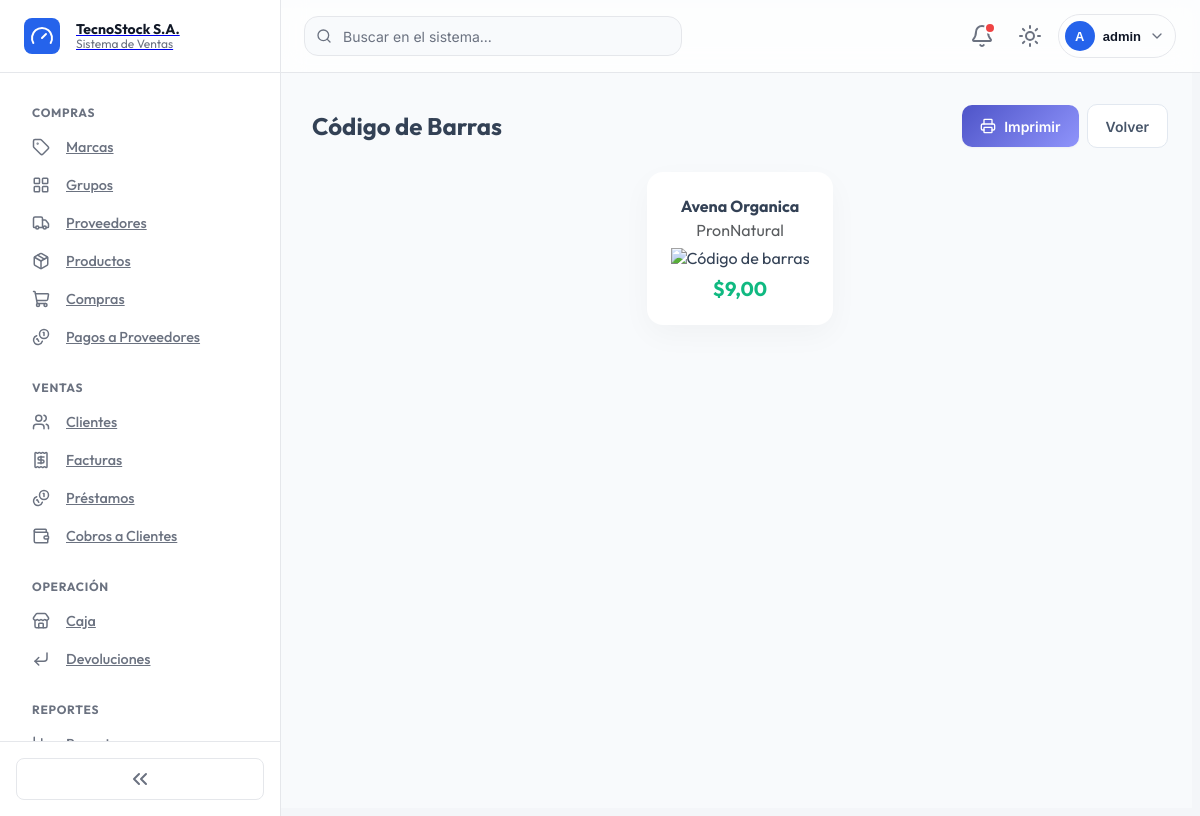
The page /products/12/barcode/print/ (signed in) on the database its author committed.
### billing/models.py (models this page shows, shortened)
class Product(models.Model):
    name = models.CharField(max_length=200, verbose_name='Nombre')
    description = models.TextField(blank=True, null=True, verbose_name='Descripción')
    brand = models.ForeignKey(Brand, on_delete=models.PROTECT, related_name='products', verbose_name='Marca')
    group = models.ForeignKey(ProductGroup, on_delete=models.PROTECT, related_name='products', verbose_name='Grupo')
    suppliers = models.ManyToManyField(Supplier, related_name='products', blank=True, verbose_name='Proveedores')
    unit_price = models.DecimalField(max_digits=12, decimal_places=2, verbose_name='Precio unitario')
    last_cost = models.DecimalField(max_digits=12, decimal_places=2, default=0, null=True, blank=True, verbose_name='Último costo de compra')
    stock = models.IntegerField(default=0, verbose_name='Stock')
    barcode = models.CharField(max_length=50, blank=True, null=True, unique=True, verbose_name='Código de barras')
    stock_minimo = models.PositiveIntegerField(default=5, verbose_name='Stock mínimo')
    fecha_vencimiento = models.DateField(null=True, blank=True, verbose_name='Fecha de vencimiento')
    is_active = models.BooleanField(default=True, verbose_name='Activo')
    image = models.ImageField(upload_to='products/', blank=True, null=True, verbose_name='Imagen')
    created_at = models.DateTimeField(auto_now_add=True)
    updated_at = models.DateTimeField(auto_now=True)
    class Meta:
        verbose_name = 'Producto'
        verbose_name_plural = 'Productos'
        ordering = ['name']
        permissions = [
            ('access_product_module', 'Acceso al módulo de productos'),
            ('export_pdf_product', 'Puede exportar productos a PDF'),
            ('export_excel_product', 'Puede exportar productos a Excel'),
        ]

class Brand(models.Model):
    name = models.CharField(max_length=100, unique=True, verbose_name='Nombre')
    description = models.TextField(blank=True, null=True, verbose_name='Descripción')
    is_active = models.BooleanField(default=True, verbose_name='Activo')
    created_at = models.DateTimeField(auto_now_add=True)
    updated_at = models.DateTimeField(auto_now=True)
    class Meta:
        verbose_name = 'Marca'
        verbose_name_plural = 'Marcas'
        ordering = ['name']
        permissions = [
            ('access_brand_module', 'Acceso al módulo de marcas'),
            ('export_pdf_brand', 'Puede exportar marcas a PDF'),
            ('export_excel_brand', 'Puede exportar marcas a Excel'),
        ]
    def __str__(self): return self.name

### billing/views.py (the view)
# urls.py: path('products/<int:pk>/barcode/print/', views.product_barcode_print, name='product_barcode_print'),
@permission_required_redirect('billing.view_product', '/products/')
def product_barcode_print(request, pk):
    product = get_object_or_404(Product, pk=pk)
    return render(request, 'billing/product_barcode_print.html', {'product': product})

### notificaciones/context_processors.py (called while the page is built)
def notificaciones(request):
    if not request.user.is_authenticated:
        return {}
    qs = Notificacion.objects.filter(
        Q(usuario=request.user) | Q(usuario__isnull=True),
        leida=False,
    )
    return {
        'notificaciones_no_leidas': qs.count(),
        'notificaciones_recientes': qs[:5],
    }

### security/templatetags/security_tags.py (called while the page is built)
@register.filter(name='has_group')
def has_group(user, group_name):
    if not user.is_authenticated:
        return False
    if user.is_superuser:
        return True
    return user.groups.filter(name=group_name).exists()

### billing/templates/billing/product_barcode_print.html (shortened to what this page needs)
{% extends 'billing/base.html' %}
{% load static %}
{% block extra_css %}
<link rel="stylesheet" href="{% static 'css/print.css' %}">
{% endblock %}
{% block content %}
<div class="list-header no-print">
  <h2>Código de Barras</h2>
  <div class="list-header-actions">
    <button type="button" class="btn btn-primary" onclick="window.print()"><i data-lucide="printer"></i>Imprimir</button>
    <a href="{% url 'billing:product_detail' product.pk %}" class="btn btn-secondary">Volver</a>
  </div>
</div>
<div class="d-flex justify-content-center">
  <div class="card barcode-label text-center">
    <div class="fw-bold mb-1">{{ product.name }}</div>
    <div class="text-muted small mb-2">{{ product.brand }}</div>
    <img src="{% url 'billing:product_barcode_image' product.pk %}" alt="Código de barras" class="img-fluid mb-2">
    <div class="fs-5 fw-bold text-success">${{ product.unit_price }}</div>
  </div>
</div>
{% endblock %}

### billing/templates/billing/base.html (shortened to what this page needs)
{% load static %}
{% load security_tags %}
<!DOCTYPE html>
<html lang="es">
<head>
  <link href="https://cdn.jsdelivr.net/npm/bootstrap@5.3.0/dist/css/bootstrap-grid.min.css" rel="stylesheet">
  <link href="https://cdn.jsdelivr.net/npm/bootstrap@5.3.0/dist/css/bootstrap-utilities.min.css" rel="stylesheet">
  <link rel="stylesheet" href="{% static 'css/tokens.css' %}">
  <link rel="stylesheet" href="{% static 'css/dark-mode.css' %}">
  <link rel="stylesheet" href="{% static 'css/base.css' %}">
  <link rel="stylesheet" href="{% static 'css/layout.css' %}">
  <link rel="stylesheet" href="{% static 'css/sidebar.css' %}">
  <link rel="stylesheet" href="{% static 'css/header.css' %}">
  <link rel="stylesheet" href="{% static 'css/cards.css' %}">
  <link rel="stylesheet" href="{% static 'css/buttons.css' %}">
  <link rel="stylesheet" href="{% static 'css/badges.css' %}">
  <link rel="stylesheet" href="{% static 'css/forms.css' %}">
  <link rel="stylesheet" href="{% static 'css/tables.css' %}">
  <link rel="stylesheet" href="{% static 'css/modals.css' %}">
  <link rel="stylesheet" href="{% static 'css/dropdowns.css' %}">
  <link rel="stylesheet" href="{% static 'css/alerts.css' %}">
  <link rel="stylesheet" href="{% static 'css/dashboard.css' %}">
  <link rel="stylesheet" href="{% static 'css/animations.css' %}">
  <link rel="stylesheet" href="{% static 'css/utilities.css' %}">
  <link rel="stylesheet" href="{% static 'css/responsive.css' %}">
  {% block extra_css %}{% endblock %}
</head>
<body>
<div class="app-shell">
  <aside class="sidebar" id="sidebar">
    <a class="sidebar-brand" href="{% url 'home' %}">
      <span class="sidebar-brand-icon"><i data-lucide="gauge"></i></span>
      <span class="sidebar-brand-text">
        <strong>TecnoStock S.A.</strong>
        <span>Sistema de Ventas</span>
      </span>
    </a>
    <nav class="sidebar-nav">
      {% if user.is_authenticated %}
        {% if user|has_group:'Analista de Compras' or user|has_group:'Administrador' %}
        <div class="nav-group">
          <div class="nav-group-title">Compras</div>
          <div class="nav-group-items">
            <a class="nav-item-link{% if request.resolver_match.url_name == 'brand_list' %} active{% endif %}" href="{% url 'billing:brand_list' %}" data-label="Marcas"><i data-lucide="tag"></i><span class="nav-item-label">Marcas</span></a>
            <a class="nav-item-link" href="{% url 'billing:productgroup_list' %}" data-label="Grupos"><i data-lucide="layout-grid"></i><span class="nav-item-label">Grupos</span></a>
            <a class="nav-item-link" href="{% url 'billing:supplier_list' %}" data-label="Proveedores"><i data-lucide="truck"></i><span class="nav-item-label">Proveedores</span></a>
            <a class="nav-item-link" href="{% url 'billing:product_list' %}" data-label="Productos"><i data-lucide="package"></i><span class="nav-item-label">Productos</span></a>
            <a class="nav-item-link" href="{% url 'purchasing:purchase_list' %}" data-label="Compras"><i data-lucide="shopping-cart"></i><span class="nav-item-label">Compras</span></a>
            <a class="nav-item-link" href="{% url 'pagos:purchase_pending_list' %}" data-label="Pagos a Proveedores"><i data-lucide="coins"></i><span class="nav-item-label">Pagos a Proveedores</span></a>
          </div>
        </div>
        {% endif %}
        {% if user|has_group:'Vendedor' or user|has_group:'Administrador' %}
        <div class="nav-group">
          <div class="nav-group-title">Ventas</div>
          <div class="nav-group-items">
            <a class="nav-item-link" href="{% url 'billing:customer_list' %}" data-label="Clientes"><i data-lucide="users"></i><span class="nav-item-label">Clientes</span></a>
            <a class="nav-item-link" href="{% url 'billing:invoice_list' %}" data-label="Facturas"><i data-lucide="receipt"></i><span class="nav-item-label">Facturas</span></a>
            <a class="nav-item-link" href="{% url 'RRHumanos:prestamo_list' %}" data-label="Préstamos"><i data-lucide="coins"></i><span class="nav-item-label">Préstamos</span></a>
            <a class="nav-item-link" href="{% url 'cobros:invoice_pending_list' %}" data-label="Cobros a Clientes"><i data-lucide="wallet"></i><span class="nav-item-label">Cobros a Clientes</span></a>
          </div>
        </div>
        {% endif %}
        {% if user|has_group:'Vendedor' or user|has_group:'Cajero' or user|has_group:'Administrador' %}
        <div class="nav-group">
          <div class="nav-group-title">Operación</div>
          <div class="nav-group-items">
            <a class="nav-item-link" href="{% url 'caja:caja_historial' %}" data-label="Caja"><i data-lucide="store"></i><span class="nav-item-label">Caja</span></a>
            <a class="nav-item-link{% if request.resolver_match.url_name == 'devolucion_list' %} active{% endif %}" href="{% url 'devoluciones:devolucion_list' %}" data-label="Devoluciones"><i data-lucide="corner-down-left"></i><span class="nav-item-label">Devoluciones</span></a>
          </div>
        </div>
        {% endif %}
        {% if user|has_group:'Administrador' or user|has_group:'Contador' %}
        <div class="nav-group">
          <div class="nav-group-title">Reportes</div>
          <div class="nav-group-items">
            <a class="nav-item-link" href="{% url 'reportes:reporte_index' %}" data-label="Reportes"><i data-lucide="bar-chart-3"></i><span class="nav-item-label"></span></a>
          </div>
        </div>
        {% endif %}
      {% endif %}
    </nav>
    <div class="sidebar-footer">
      <button type="button" class="sidebar-collapse-toggle" id="sidebarCollapseToggle" title="Colapsar/expandir menú">
        <i data-lucide="chevrons-left"></i>
      </button>
    </div>
  </aside>
  <div class="main-column">
    <header class="header">
      <div class="header-search">
        <input type="search" placeholder="Buscar en el sistema..." aria-label="Buscar">
      </div>
      <div class="header-actions">
        {% if user.is_authenticated %}
          {% include 'partials/notificaciones_dropdown.html' %}
          <button type="button" class="header-icon-btn" id="themeToggle" title="Cambiar tema" aria-label="Cambiar tema claro/oscuro">
            <i data-lucide="sun" class="icon-theme-light"></i>
          </button>
          <div class="dropdown">
            <button class="user-menu-trigger" type="button" data-bs-toggle="dropdown" aria-expanded="false">
              <span class="user-avatar">{{ user.username|slice:":1"|upper }}</span>
              <span class="user-name">{{ user.username }}</span>
              <i data-lucide="chevron-down" class="icon-sm icon-muted"></i>
            </button>
          </div>
        {% endif %}
      </div>
    </header>
    <main class="main-content">
      {% block content %}{% endblock %}
    </main>
  </div>
</div>
</body>
</html>

### static/css/tokens.css (style rules this page uses)
:root { --color-bg: #F8FAFC; --color-surface: #FFFFFF; --color-text-primary: #111827; --color-text-secondary: #6B7280; --color-border: #E5E7EB; --color-primary: #2563EB; --color-primary-hover: #1D4ED8; --color-primary-light: #DBEAFE; --color-success: #10B981; --color-warning: #F59E0B; --color-error: #EF4444; --color-info: #0EA5E9; --color-success-soft-bg: #D1FAE5; --color-success-soft-text: #047857; --color-warning-soft-bg: #FEF3C7; --color-warning-soft-text: #B45309; --color-error-soft-bg: #FEE2E2; --color-error-soft-text: #B91C1C; --color-info-soft-bg: #E0F2FE; --color-info-soft-text: #0369A1; --color-primary-soft-bg: #DBEAFE; --color-primary-soft-text: #1D4ED8; --color-neutral-soft-bg: #F3F4F6; --color-neutral-soft-text: #4B5563; --space-1: 8px; --space-2: 16px; --space-3: 24px; --space-4: 32px; --space-5: 40px; --space-6: 48px; --space-7: 64px; --radius-card: 20px; --radius-input: 14px; --radius-sm: 8px; --radius-pill: 999px; --shadow-sm: 0 1px 2px rgba(17, 24, 39, .04); --shadow-card: 0 1px 3px rgba(17, 24, 39, .06), 0 1px 2px rgba(17, 24, 39, .04); --shadow-card-hover: 0 8px 24px rgba(17, 24, 39, .08); --shadow-dropdown: 0 10px 30px rgba(17, 24, 39, .10); --shadow-modal: 0 20px 50px rgba(17, 24, 39, .20); --sidebar-width: 280px; --sidebar-width-collapsed: 72px; --header-height: 72px; --transition-fast: 180ms ease-in-out; --transition-base: 220ms ease-in-out; --transition-slow: 250ms ease-in-out; --font-family: 'Inter var', 'Inter', -apple-system, BlinkMacSystemFont, 'Segoe UI', sans-serif; --font-size-xs: .75rem; --font-size-sm: .8125rem; --font-size-base: .875rem; --font-size-md: .9rem; --font-size-lg: 1rem; --font-size-xl: 1.25rem; --font-size-2xl: 1.5rem; --font-size-3xl: 1.875rem; --font-weight-regular: 400; --font-weight-medium: 500; --font-weight-semibold: 600; --font-weight-bold: 700; --font-weight-extrabold: 800; --icon-xs: 14px; --icon-sm: 16px; --icon-md: 18px; --icon-lg: 22px; --icon-xl: 28px; --icon-2xl: 48px; }

### static/css/base.css (style rules this page uses)
body { background-color: #f4f6f9; font-family: 'Outfit', sans-serif; color: #334155; }
.card { border: none !important; border-radius: 16px !important; box-shadow: 0 10px 30px rgba(0, 0, 0, 0.035) !important; background-color: #ffffff; transition: transform 0.25s ease, box-shadow 0.25s ease; margin-bottom: 1.5rem; overflow: visible !important; }
.btn-primary, .btn-success, .btn-warning, .btn-info, .btn-auth-custom { background: linear-gradient(135deg, #4e54c8, #8f94fb) !important; border: none !important; color: #ffffff !important; border-radius: 10px !important; font-weight: 600; padding: 10px 20px; box-shadow: 0 4px 12px rgba(78, 84, 200, 0.18); transition: all 0.2s ease-in-out; cursor: pointer; }
.btn-secondary, .btn-outline-secondary { border-radius: 10px !important; font-weight: 600; padding: 10px 20px; transition: all 0.2s ease; background-color: #f1f5f9; border: 1px solid #e2e8f0 !important; color: #475569 !important; }

### static/css/layout.css (style rules this page uses)
.app-shell { min-height: 100vh; background-color: var(--color-bg); }
.main-column { margin-left: var(--sidebar-width); transition: margin-left var(--transition-base); min-height: 100vh; }
.main-content { padding: calc(var(--header-height) + var(--space-3)) var(--space-3) var(--space-4); max-width: 1400px; margin: 0 auto; }

### static/css/cards.css (style rules this page uses)
.card { background-color: var(--color-surface); border: 1px solid var(--color-border); border-radius: var(--radius-card); box-shadow: var(--shadow-card); transition: box-shadow var(--transition-base), transform var(--transition-base); margin-bottom: var(--space-3); }

### static/css/buttons.css (style rules this page uses)
.btn { display: inline-flex; align-items: center; justify-content: center; gap: 8px; height: 42px; padding: 0 18px; border-radius: var(--radius-input); border: 1px solid transparent; font-family: var(--font-family); font-weight: var(--font-weight-semibold); font-size: var(--font-size-base); cursor: pointer; text-decoration: none; transition: background-color var(--transition-fast), border-color var(--transition-fast), color var(--transition-fast), transform var(--transition-fast), box-shadow var(--transition-fast); white-space: nowrap; }
.btn svg { width: var(--icon-sm); height: var(--icon-sm); flex-shrink: 0; }
.btn-primary { background: var(--color-primary); color: #fff; box-shadow: var(--shadow-sm); }
.btn-secondary { background: var(--color-surface); color: var(--color-text-primary); border-color: var(--color-border); }

### static/css/dropdowns.css (style rules this page uses)
.dropdown { position: relative; }

### static/css/print.css (style rules this page uses)
.barcode-label { max-width: 380px; padding: var(--space-3); }

### rows shown on the page
Product: name "Avena Organica", brand "PronNatural", unit_price "9,00"

### other values the page prints
{{ user.username|slice:":1"|upper }} "A"
{{ user.username }} "admin"
